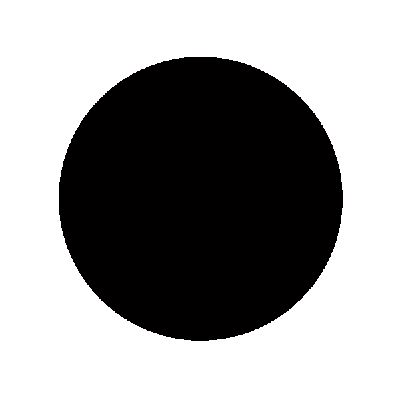
#> input picture data/circle.jpg, 400 x 399 px
$ jupyter execute convolution.ipynb
#> lines starting #> are read from the running program, lines starting #| are printed output that depends on the picture
# Convolution

This notebook contains applications of convolutions, for three example tasks:
* Edge Detection
* Blurring
* Sharpening

### References

- [https://en.wikipedia.org/wiki/Demosaicing](https://en.wikipedia.org/wiki/Demosaicing)
- [https://en.wikipedia.org/wiki/Bayer_filter](https://en.wikipedia.org/wiki/Bayer_filter)
- [http://nagykrisztian.com/store/hirakawa.pdf](http://nagykrisztian.com/store/hirakawa.pdf)
- [https://ui.adsabs.harvard.edu/abs/2006JEI....15a3003C/abstract](https://ui.adsabs.harvard.edu/abs/2006JEI....15a3003C/abstract)
- [https://paperswithcode.com/task/demosaicking](https://paperswithcode.com/task/demosaicking)
- [https://www.semanticscholar.org/paper/Color-filter-array-recovery-using-a-threshold-based-Chang-Cheung/361502aad08b474fa7a399532608f855651a9cc4](https://www.semanticscholar.org/paper/Color-filter-array-recovery-using-a-threshold-based-Chang-Cheung/361502aad08b474fa7a399532608f855651a9cc4)
- [https://en.wikipedia.org/wiki/Sobel_operator](https://en.wikipedia.org/wiki/Sobel_operator)
- [https://pl.wikipedia.org/wiki/Sobel](https://pl.wikipedia.org/wiki/Sobel)
- [https://pl.wikipedia.org/wiki/Prewitt](https://pl.wikipedia.org/wiki/Prewitt)
- [https://en.wikipedia.org/wiki/Kernel_(image_processing)](https://en.wikipedia.org/wiki/Kernel_(image_processing))
- [https://blog.demofox.org/2022/02/26/image-sharpening-convolution-kernels/](https://blog.demofox.org/2022/02/26/image-sharpening-convolution-kernels/)

### Setup

[cell 1]
import numpy as np
from numpy.lib.stride_tricks import as_strided
from numpy.typing import NDArray
from scipy import stats
from scipy.ndimage import convolve
from skimage import io
from skimage import transform

# Functions

[cell 2]
def _convolve(image: NDArray, kernel: NDArray, stride: int) -> NDArray:
    """Convolve implementation for greyscale images with stride"""
    if stride == 1:
        return convolve(image, kernel)  # shorthand for convolve without stride

    input_width, image_height = image.shape
    kernel_width, kernel_height = kernel.shape
    output_shape = ((input_width - kernel_width) // stride + 1, (image_height - kernel_height) // stride + 1)

    # create a view of the input array with the desired strides
    strides = (stride * image.strides[0], stride * image.strides[1]) + image.strides
    strided_input = as_strided(image, shape=output_shape + (kernel_width, kernel_height), strides=strides)
    return np.einsum("ijkl,kl->ij", strided_input, kernel)


def convolve_with_stride(image: NDArray, kernel: NDArray, stride: int = 1, padding: int = 0) -> NDArray:
    """
    Convolve an image with a kernel using a given stride.

    :param image: image to convolve given as numpy array
    :param kernel: kernel to convolve image with given as numpy array
    :param stride: stride to use for convolution, given in pixels
    :param padding: padding given in pixels, which will be added around the image
    """
    if padding is not None:
        image = np.pad(image, padding, mode="constant")

    if image.ndim == 3:  # RGB image
        return np.dstack([_convolve(image[:, :, channel], kernel, stride) for channel in range(3)])

    if image.ndim == 2:
        return _convolve(image, kernel, stride)  # greyscale image

    raise ValueError(f"Image shape {image.shape} not supported")

[cell 3]
def blur_kernel(size: int) -> NDArray:
    """
    Creates a blur kernel of a given size
    When used as convolution kernel it will compute local mean for each group of pixels
    """
    return np.ones((size, size)) / (size**2)


def gaussian_blur_kernel(size: int, sigma: float = 1.0) -> NDArray:
    """
    Creates a gaussian blur kernel of a given size
    When used as convolution kernel it will compute local mean weighted with PDF of normal distribution
    """
    if size % 2 == 0:
        raise ValueError("Size must be odd number for Gaussian blur kernel!")

    def local_meshgrid(s: int):
        """Returns local meshgrid with given size centred at zero using Manhattan distance"""
        center = s // 2
        return np.abs(np.arange(s) - center) + np.abs(np.arange(s).reshape(-1, 1) - center)

    gaussian = stats.multivariate_normal(np.zeros(2), sigma * np.eye(2))  # 2D Gaussian
    gaussian = gaussian.pdf(np.dstack([local_meshgrid(size), local_meshgrid(size)]))  # compute PDF for local meshgrid

    kernel = np.ones([size, size]) * gaussian
    return kernel / kernel.sum()  # normalize kernel

# Edge Detection

Edges in computer vision are usually computed by computing image derivatives along given axis or by computings its gradient. Both those operations can be computed using convolution.

[cell 4]
image = io.imread(r"../../data/circle.jpg")
#> image is the input picture: shape (399, 400, 3); mean R, G, B 154.2, 153.8, 153.8
image = image[:, :, :3]  # ignore last dimension if RGBA image is used
image = transform.resize(image, output_shape=(256, 256, 3))  # make image large to show edges easily
#> image: shape (256, 256, 3) float64
image.shape
#> Out = (256, 256, 3)

### Filters

Kernels used for edge detection include:
* Sobel filters
* Laplace filter
* Prewitt operator
* Sobel Feldman Operator
* Scharr Operator
* Robert's Cross Operator

[cell 5]
laplace_filter = np.array(
    [[0, 1, 0],
     [1, -4, 1],
     [0, 1, 0]]
)

laplace_filter

[cell 6]
filtered_image = convolve_with_stride(image, laplace_filter)
#> in _convolve, `return convolve(image, kernel)`:
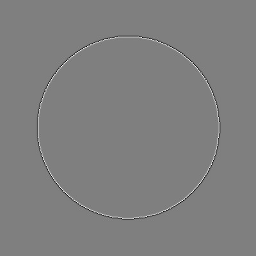
#> returned value: shape (256, 256) float64; min -1.97, max 1.98, mean -2.27e-17; drawn with min black and max white
_ = io.imshow(filtered_image)
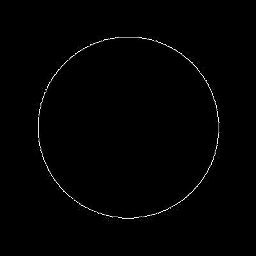
#> shown: shape (256, 256, 3) float64; mean R, G, B 0.00771, 0.0077, 0.00772

# Blur

Blurring an image can be done by computing local mean, where locality is defined by the kernel size. This should have a blurring visual effect, larger for larger kernel sizes.

[cell 7]
image = io.imread(r"../../data/panda.jpg")  # use different image for blurring
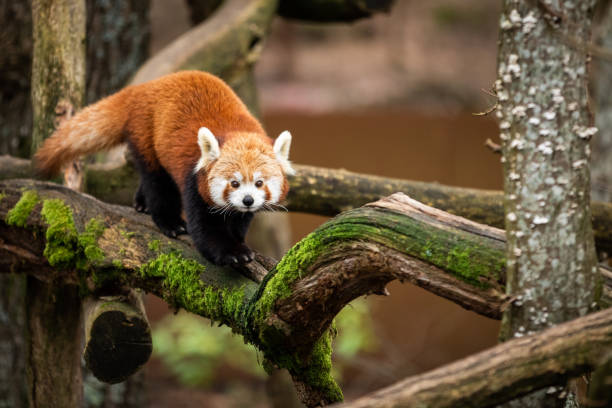
#> input picture data/panda.jpg, 612 x 408 px
#> image is the input picture: shape (408, 612, 3); mean R, G, B 100.7, 82.9, 56
image = image[:, :, :3]  # ignore last dimension if RGBA image is used
image = transform.resize(image, output_shape=(512, 512, 3))  # make image large to show edges easily
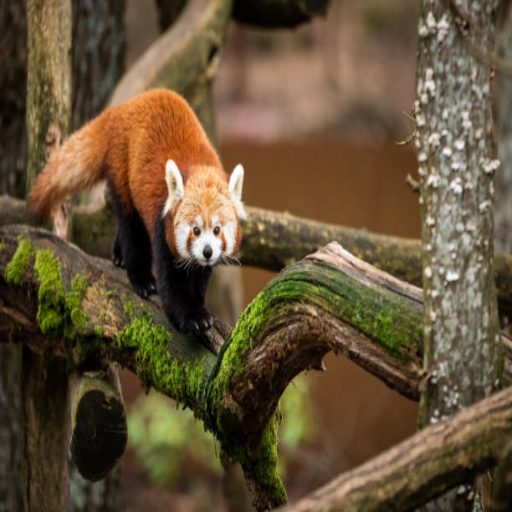
#> image: shape (512, 512, 3) float64; mean R, G, B 0.395, 0.325, 0.22
image.shape
#> Out = (512, 512, 3)

[cell 8]
def get_blur_kernel(size: int):
    return np.ones([size, size]) / (size ** 2)

[cell 9]
blur_kernel = get_blur_kernel(size=5)
filtered_image = convolve_with_stride(image, blur_kernel)
#> call 4 of _convolve, with kernel = array of shape (5, 5), stride = 1
#> in _convolve (call 4), `return convolve(image, kernel)`:
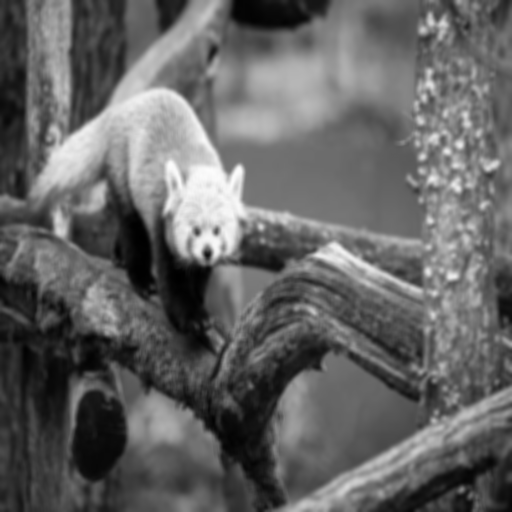
#> returned value: shape (512, 512) float64; min 0.0013, max 0.991, mean 0.395
#> in _convolve (call 5), `return convolve(image, kernel)`:
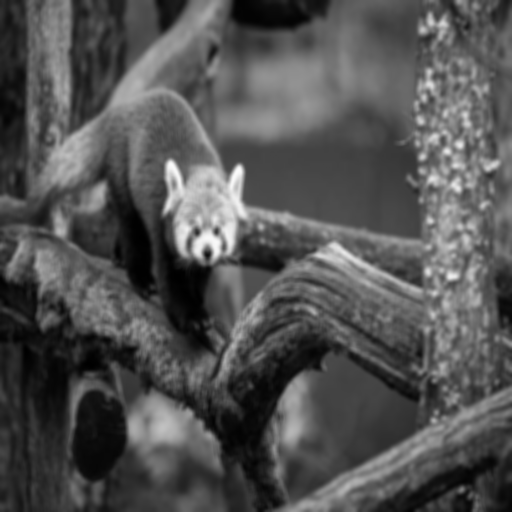
#> returned value: shape (512, 512) float64; min 0.0013, max 0.986, mean 0.325
#> in _convolve (call 6), `return convolve(image, kernel)`:
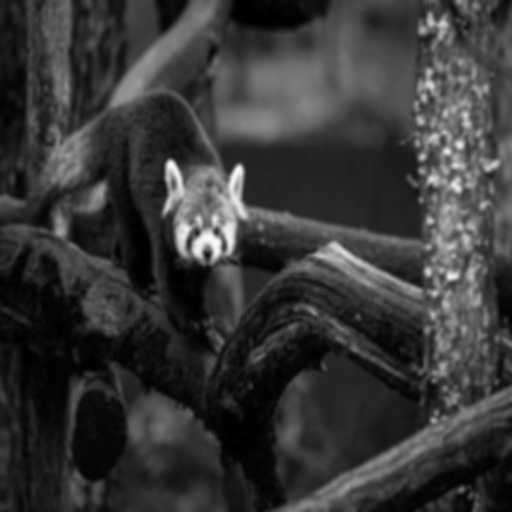
#> returned value: shape (512, 512) float64; min 0, max 0.981, mean 0.22
_ = io.imshow(filtered_image)

### Gaussian Blur

Gaussian blur is similar to mean blurring, but the kernel is weighted using normal distribution.

[cell 10]
blur_kernel = gaussian_blur_kernel(size=3, sigma=1)
filtered_image = convolve_with_stride(image, blur_kernel)
